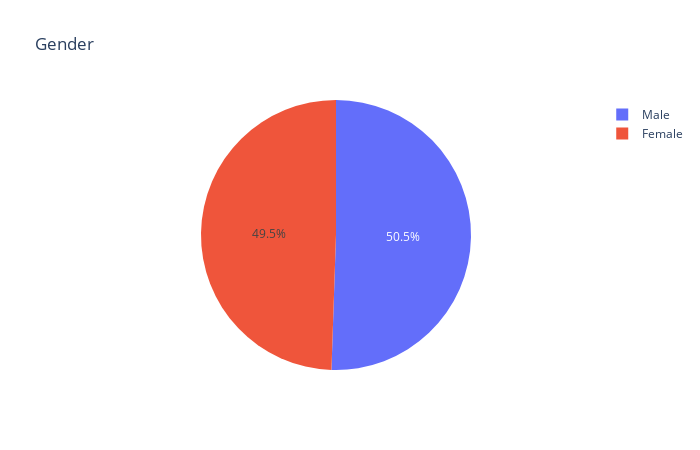
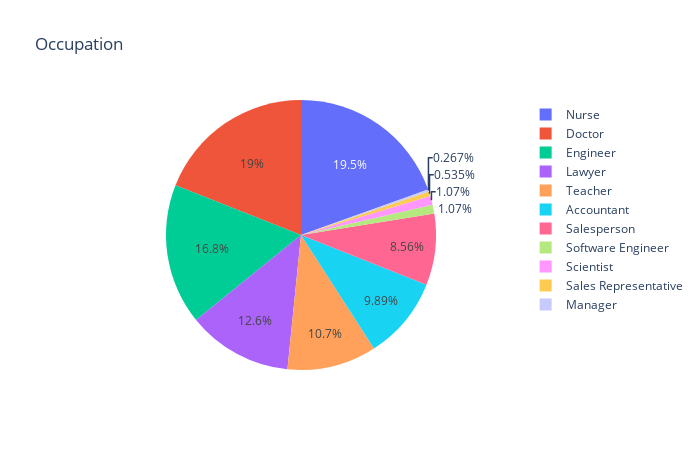
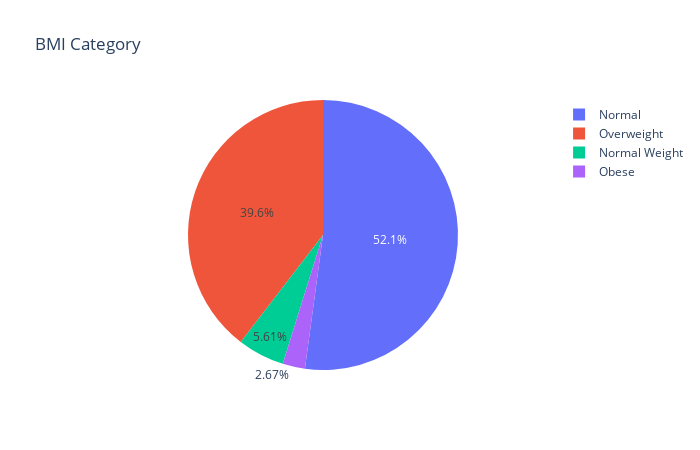
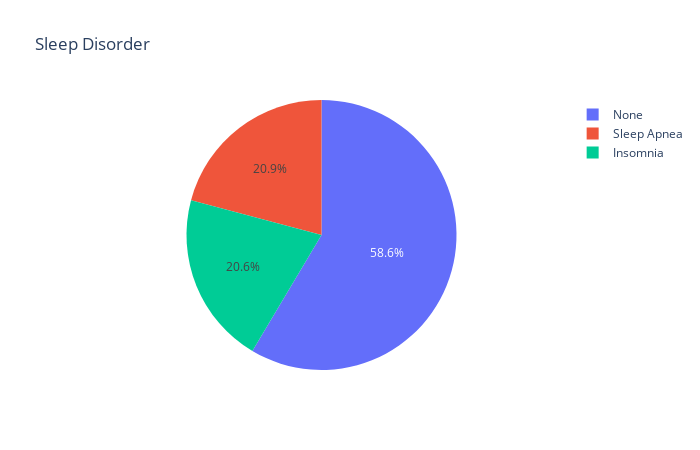

The cell these charts' notebook holds for them, in order:
### Markdown cell above
# Visualizar los datos

### Code cell
import plotly.express as px

# Create pie charts for each categorical column except 'Blood Pressure'
for column in df.columns:
    if df[column].dtype == 'object' and column != 'Blood Pressure':
        fig = px.pie(df, names=column, title=column)
        fig.update_layout(width=700, height=450)
        fig.show()

# Create KDE plot for the 'Blood Pressure' column
fig = px.histogram(df, x='Blood Pressure', nbins=20, title='Blood Pressure KDE', marginal='box')
fig.update_layout(width=900, height=450)
fig.show()

### Figure 1 — Plotly figure (JSON) as saved in the notebook; plotly's stock layout.template omitted (floating-point values rounded to 4 significant figures; data arrays with more than 128 entries replaced by an {"elided": "..."} marker saying what was removed)
{"data": [{"domain": {"x": [0, 1], "y": [0, 1]}, "hovertemplate": "Gender=%{label}<extra></extra>", "labels": {"elided": "374 str values"}, "legendgroup": "", "name": "", "showlegend": true, "type": "pie"}], "layout": {"height": 450, "legend": {"tracegroupgap": 0}, "title": {"text": "Gender"}, "width": 700}}

### Figure 2 — Plotly figure (JSON) as saved in the notebook; plotly's stock layout.template omitted (floating-point values rounded to 4 significant figures; data arrays with more than 128 entries replaced by an {"elided": "..."} marker saying what was removed)
{"data": [{"domain": {"x": [0, 1], "y": [0, 1]}, "hovertemplate": "Occupation=%{label}<extra></extra>", "labels": {"elided": "374 str values"}, "legendgroup": "", "name": "", "showlegend": true, "type": "pie"}], "layout": {"height": 450, "legend": {"tracegroupgap": 0}, "title": {"text": "Occupation"}, "width": 700}}

### Figure 3 — Plotly figure (JSON) as saved in the notebook; plotly's stock layout.template omitted (floating-point values rounded to 4 significant figures; data arrays with more than 128 entries replaced by an {"elided": "..."} marker saying what was removed)
{"data": [{"domain": {"x": [0, 1], "y": [0, 1]}, "hovertemplate": "BMI Category=%{label}<extra></extra>", "labels": {"elided": "374 str values"}, "legendgroup": "", "name": "", "showlegend": true, "type": "pie"}], "layout": {"height": 450, "legend": {"tracegroupgap": 0}, "title": {"text": "BMI Category"}, "width": 700}}

### Figure 4 — Plotly figure (JSON) as saved in the notebook; plotly's stock layout.template omitted (floating-point values rounded to 4 significant figures; data arrays with more than 128 entries replaced by an {"elided": "..."} marker saying what was removed)
{"data": [{"domain": {"x": [0, 1], "y": [0, 1]}, "hovertemplate": "Sleep Disorder=%{label}<extra></extra>", "labels": {"elided": "374 str values"}, "legendgroup": "", "name": "", "showlegend": true, "type": "pie"}], "layout": {"height": 450, "legend": {"tracegroupgap": 0}, "title": {"text": "Sleep Disorder"}, "width": 700}}
